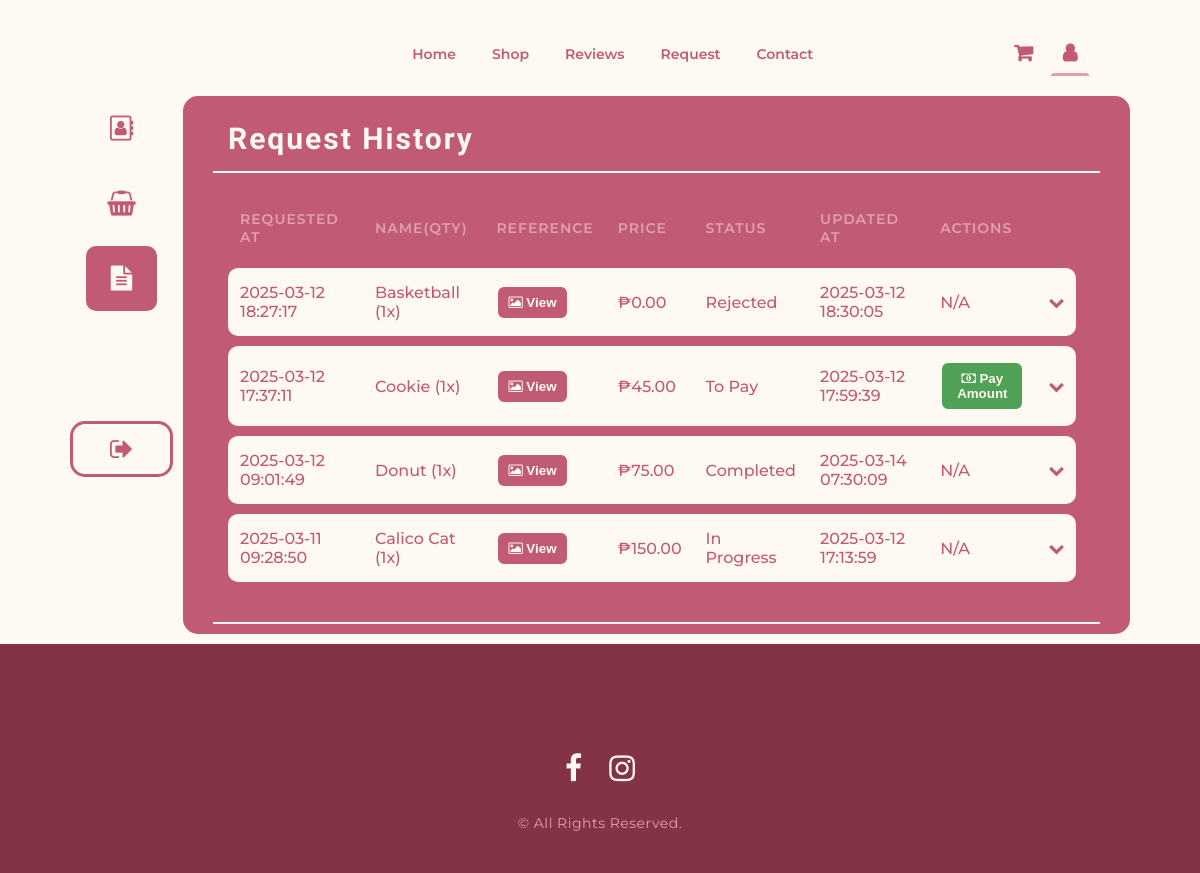
The page /user-requests.php (signed in) on the database its author committed.
### tables this page shows
CREATE TABLE `requests` (
  `RequestId` int(11) NOT NULL,
  `UserId` int(11) NOT NULL,
  `MeetupPlaceId` int(11) DEFAULT NULL,
  `RequestName` varchar(127) NOT NULL,
  `Deadline` date NOT NULL,
  `Instructions` varchar(255) NOT NULL,
  `Quantity` int(11) NOT NULL DEFAULT 1,
  `ReferenceImage` varchar(127) DEFAULT NULL,
  `RequestPrice` decimal(10,2) DEFAULT NULL,
  `RequestStatus` enum('Pending','To Pay','In Progress','To Package','For Meetup','Delivered','Completed','Rejected','Cancelled') NOT NULL DEFAULT 'Pending',
  `RequestedAt` timestamp NOT NULL DEFAULT current_timestamp(),
  `AdminMessage` varchar(255) DEFAULT NULL
);

### includes/db_fetchUserRequests.php (called while the page is built, shortened)
<?php
require 'db_auth.php';
$userId = intval($_SESSION['user_id']);
$sqlRequests = "SELECT r.RequestId, r.RequestName, r.Deadline, r.Instructions,
                       r.Quantity, r.ReferenceImage, r.RequestPrice, r.RequestStatus, r.RequestedAt, r.AdminMessage,
                       (SELECT h.MadeAt FROM request_status_history h
                        WHERE h.RequestId = r.RequestId AND h.Status = r.RequestStatus
                        ORDER BY h.MadeAt DESC LIMIT 1) AS StatusUpdatedAt
                FROM requests r
                WHERE r.UserId = ?
                ORDER BY r.RequestedAt DESC";
$stmtRequests = $conn->prepare($sqlRequests);
$stmtRequests->bind_param("i", $userId);
$stmtRequests->execute();
$resultRequests = $stmtRequests->get_result();
$requests = [];
while ($request = $resultRequests->fetch_assoc()) {
    $requests[$request['RequestId']] = [
        'RequestId' => $request['RequestId'],
        'RequestName' => $request['RequestName'],
        'Deadline' => $request['Deadline'],
        'Instructions' => $request['Instructions'],
        'Quantity' => $request['Quantity'],
        'RequestPrice' => $request['RequestPrice'],
        'ReferenceImage' => $request['ReferenceImage'],
        'RequestStatus' => $request['RequestStatus'],
        'RequestedAt' => $request['RequestedAt'],
        'AdminMessage' => $request['AdminMessage'],
        'StatusUpdatedAt' => $request['StatusUpdatedAt'] ?? 'N/A',
        'StatusHistory' => []
    ];
}
if (!empty($requests)) {
    $requestIds = implode(',', array_keys($requests));
    $sqlHistory = "SELECT RequestId, Status, MadeAt
                   FROM request_status_history
                   WHERE RequestId IN ($requestIds)
                   ORDER BY MadeAt ASC";
    $resultHistory = $conn->query($sqlHistory);
    while ($history = $resultHistory->fetch_assoc()) {
        $requests[$history['RequestId']]['StatusHistory'][] = [
            'Status' => $history['Status'],
            'MadeAt' => $history['MadeAt']
        ];
    }
}

### user-requests.php (the view, shortened to what this page needs)
<?php
include 'includes/db_fetchUserRequests.php';
?>
<!DOCTYPE html>
<html lang="en">
<head>
  <link rel="stylesheet" href="style.css" />
  <link
    rel="stylesheet"
    href="https://cdnjs.cloudflare.com/ajax/libs/font-awesome/4.7.0/css/font-awesome.min.css" />
</head>
<body>
  <header class="nav-bar">
    <div class="logo-area">
    </div>
    <nav class="link-area">
      <ul>
        <li><a href="index.php">Home</a></li>
        <li><a href="shop.php">Shop</a></li>
        <li><a href="reviews.php">Reviews</a></li>
        <li><a href="request.php">Request</a></li>
        <li><a href="contact.php">Contact</a></li>
      </ul>
    </nav>
    <div class="link-area user-area">
      <a href="#" class="fa fa-shopping-cart">
      </a>
      <a href="#" class="fa fa-user active"></a>
    </div>
  </header>
  <div class="wrapper user">
    <section class="section user-info">
      <div class="user-info-nav">
        <a href="user.php" class="fa fa-address-book-o"><span>&nbsp Personal Details</span></a>
        <a href="user-orders.php" class="fa fa-shopping-basket"><span>&nbsp Orders History</span></a>
        <a href="user-requests.php" class="fa fa-file-text active"><span>&nbsp Requests History</span></a>
        <form id="logoutForm" action="actions/db_signout.php" method="post">
          <button id="logoutButton" class="log-out" type="button">
            <i class="fa fa-sign-out"></i><span>Log Out</span>
          </button>
        </form>
      </div>
      <div class="user-info-main">
        <div class="user-main-area heading">
          <h3>Request History</h3>
        </div>
        <div class="user-main-area">
          <div class="table-list user-list">
            <table>
              <?php if (!empty($requests)): ?>
                <tr class="table-header">
                  <th>REQUESTED AT</th>
                  <th>NAME(QTY)</th>
                  <th>REFERENCE</th>
                  <th>PRICE</th>
                  <th>STATUS</th>
                  <th>UPDATED AT</th>
                  <th>ACTIONS</th>
                </tr>
                <?php foreach ($requests as $request): ?>
                  <tr class="table-row">
                    <td><?= htmlspecialchars($request['RequestedAt']) ?></td>
                    <td><?= htmlspecialchars($request['RequestName']) ?> (<?= number_format($request['Quantity']) ?>x)</td>
                    <td>
                      <?php if (!empty($request['ReferenceImage'])): ?>
                        <a href="<?= htmlspecialchars($request['ReferenceImage']) ?>" target="_blank">
                          <button class="table-button">
                            <i class="fa fa-image"></i>&nbspView
                          </button>
                        </a>
                      <?php else: ?>
                        No Image
                      <?php endif; ?>
                    </td>
                    <?php if ($request['RequestStatus'] == "Pending"): ?>
                      <td>N/A</td>
                    <?php else: ?>
                      <td>₱<?= number_format($request['RequestPrice'], 2) ?></td>
                    <?php endif; ?>
                    <td><?= htmlspecialchars($request['RequestStatus']) ?></td>
                    <?php if ($request['RequestStatus'] != "Pending"): ?>
                      <td><?= htmlspecialchars($request['StatusUpdatedAt']) ?></td>
                    <?php else: ?>
                      <td>N/A</td>
                    <?php endif; ?>
                    <td>
                      <?php if ($request['RequestStatus'] == "To Pay"): ?>
                        <div class="button-area">
                          <a href="user-payment.php?request_id=<?= urlencode($request['RequestId']) ?>">
                            <button type="submit" class="table-button btn-update">
                              <i class="fa fa-money"></i> Pay Amount
                            </button>
                          </a>
                        </div>
                      <?php else: ?>
                        N/A
                      <?php endif; ?>
                    </td>
                    <td>
                      <i class="fa fa-chevron-down toggle-down" data-request-id="<?= $request['RequestId'] ?>"></i>
                    </td>
                  </tr>
                <?php endforeach; ?>
              <?php else: ?>
                <p style="text-align: center; font-weight:600; font-size:20px;">No requests found.</p>
              <?php endif; ?>
            </table>
          </div>
        </div>
      </div>
    </section>
  </div>
  <footer class="footer-bar">
    <div class="footer-content">
      <div class="social-area">
        <a href="https://www.facebook.com/profile.php?id=61557911686578" target="_blank" class="fa fa-facebook"></a>
        <a href="https://www.instagram.com/hazey.crochet/" target="_blank" class="fa fa-instagram"></a>
      </div>
      <p>© All Rights Reserved.</p>
    </div>
  </footer>
</body>
</html>

### rows shown on the page
requests: RequestedAt "2025-03-12 18:27:17", RequestName "Basketball", Quantity "1", RequestPrice "0.00", RequestStatus "Rejected", StatusUpdatedAt "2025-03-12 18:30:05", shows "N/A"
requests: RequestedAt "2025-03-12 17:37:11", RequestName "Cookie", Quantity "1", RequestPrice "45.00", RequestStatus "To Pay", StatusUpdatedAt "2025-03-12 17:59:39"
requests: RequestedAt "2025-03-12 09:01:49", RequestName "Donut", Quantity "1", RequestPrice "75.00", RequestStatus "Completed", StatusUpdatedAt "2025-03-14 07:30:09", shows "N/A"
requests: RequestedAt "2025-03-11 09:28:50", RequestName "Calico Cat", Quantity "1", RequestPrice "150.00", RequestStatus "In Progress", StatusUpdatedAt "2025-03-12 17:13:59", shows "N/A"
